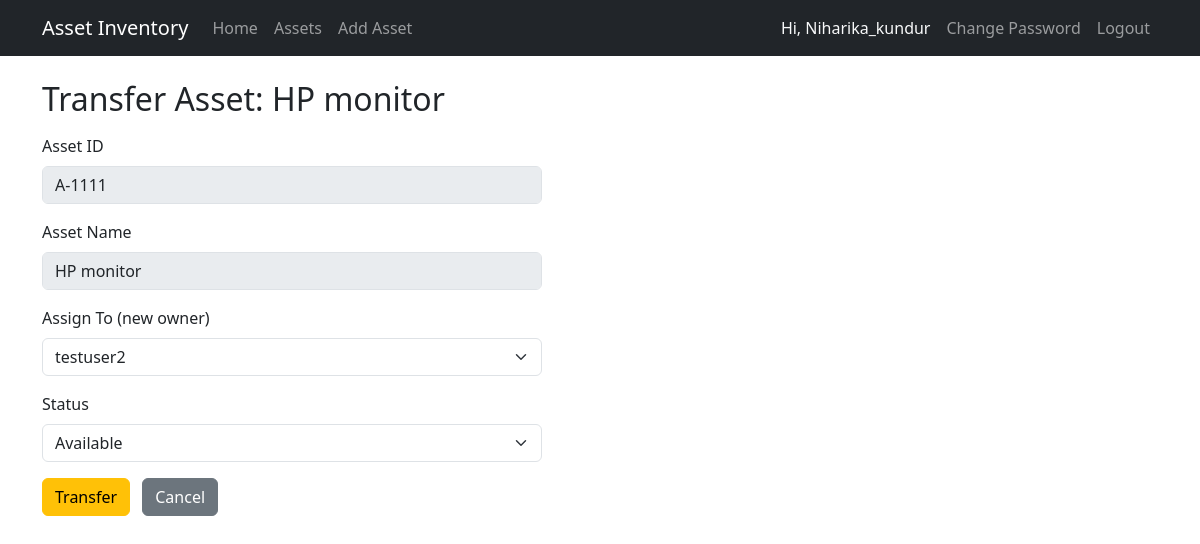
Page /edit/2/ (signed in) on the committed database.
### assets/models.py (models this page shows, shortened)
class Asset(models.Model):
    asset_id = models.CharField(max_length=50, unique=True)
    asset_name = models.CharField(max_length=100)
    asset_type = models.CharField(max_length=50)
    assigned_to = models.CharField(max_length=100)
    status = models.CharField(max_length=20, default='Available')
    assigned_date = models.DateField(default=timezone.now)

### assets/views.py (the view, shortened to what this page needs)
# urls.py: path('edit/<int:asset_id>/', views.edit_asset, name='edit_asset'),
@login_required
def edit_asset(request, asset_id):
    if not request.user.is_superuser:
        return redirect('asset_list')
    asset = Asset.objects.get(id=asset_id)
    users = User.objects.all()
    return render(request, 'edit_asset.html', {'asset': asset, 'users': users})

### assets/templates/edit_asset.html (shortened to what this page needs)
{% extends 'base.html' %}
{% block content %}
<h2>Transfer Asset: {{ asset.asset_name }}</h2>
<form method="POST" class="mt-3" style="max-width: 500px;">
    <div class="mb-3">
        <label class="form-label">Asset ID</label>
        <input type="text" class="form-control" value="{{ asset.asset_id }}" disabled>
    </div>
    <div class="mb-3">
        <label class="form-label">Asset Name</label>
        <input type="text" class="form-control" value="{{ asset.asset_name }}" disabled>
    </div>
    <div class="mb-3">
        <label class="form-label">Assign To (new owner)</label>
        <select name="assigned_to" class="form-select" required>
            {% for u in users %}
            <option value="{{ u.username }}" {% if u.username == asset.assigned_to %}selected{% endif %}>{{ u.username }}</option>
            {% endfor %}
        </select>
    </div>
    <div class="mb-3">
        <label class="form-label">Status</label>
        <select name="status" class="form-select" required>
            <option value="Available">Available</option>
        </select>
    </div>
    <button type="submit" class="btn btn-warning">Transfer</button>
    <a href="{% url 'asset_list' %}" class="btn btn-secondary ms-2">Cancel</a>
</form>
{% endblock %}

### assets/templates/base.html (shortened to what this page needs)
<!DOCTYPE html>
<html lang="en">
<head>
    <link href="https://cdn.jsdelivr.net/npm/bootstrap@5.3.0/dist/css/bootstrap.min.css" rel="stylesheet">
</head>
<body>
    <nav class="navbar navbar-expand-lg navbar-dark bg-dark mb-4">
        <div class="container">
            <a class="navbar-brand" href="{% url 'home' %}">Asset Inventory</a>
            <div class="navbar-nav">
                <a class="nav-link" href="{% url 'home' %}">Home</a>
                <a class="nav-link" href="{% url 'asset_list' %}">Assets</a>
                <a class="nav-link" href="{% url 'add_asset' %}">Add Asset</a>
            </div>
            <div class="navbar-nav ms-auto">
                {% if user.is_authenticated %}
                <span class="nav-link text-light">Hi, {{ user.username }}</span>
                <a class="nav-link" href="{% url 'change_password' %}">Change Password</a>
                <form method="POST" action="{% url 'logout' %}" class="d-inline">
                    <button type="submit" class="nav-link btn btn-link" style="cursor: pointer;">Logout</button>
                </form>
                {% else %}
                <a class="nav-link" href="{% url 'login' %}">Login</a>
                {% endif %}
            </div>
        </div>
    </nav>
    <div class="container">
        {% block content %}
        {% endblock %}
    </div>
</body>
</html>

### rows in the picture
Asset: asset_name "HP monitor", asset_id "A-1111", assigned_to "testuser2"

### other values in the picture
{{ user.username }} "Niharika_kundur"
